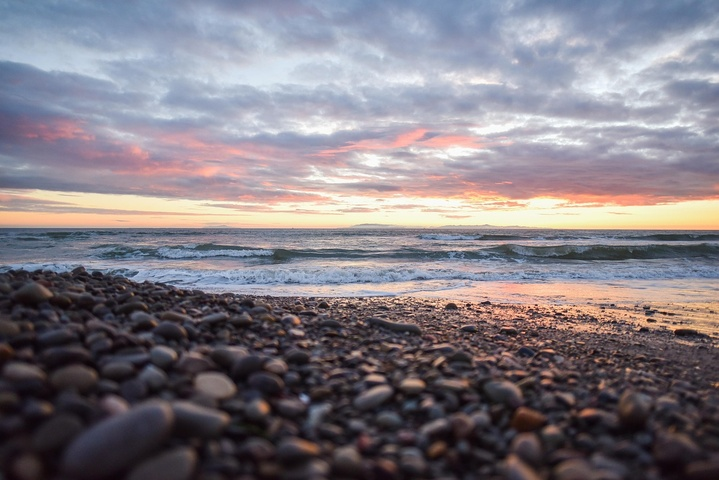
#> input picture assets/beach.jpg, 719 x 480 px, shrunk from 1280 x 854 before the run, found by its file name
$ python preprocess.py
#> lines starting #> are read from the running program, lines starting #| are printed output that depends on the picture; after the words box and inside, x2 and y2 are one past the last pixel; in counts of white or black regions, pixels touching at a corner belong together
from PIL import Image


def preprocess_image(image_path):
    # Load the image
    image = Image.open(image_path)
#> image is the input picture: PIL image 719x480 RGB; mean R, G, B 129.3, 123.2, 130.7
    width, height = image.size
#> width = 719; height = 480
    print(f"Original Image Size: {width}x{height}")
#| Original Image Size: 719x480

    # Get user input for the number of pixels to add
    left_add = int(input("Enter the number of pixels to add on the left: "))
#> the answer given: 3
    right_add = int(input("Enter the number of pixels to add on the right: "))
#> the answer given: 3
    top_add = int(input("Enter the number of pixels to add on the top: "))
#> the answer given: 3
    bottom_add = int(input("Enter the number of pixels to add on the bottom: "))
#> the answer given: 3

    # Calculate new dimensions
    new_width = width + left_add + right_add
#> new_width = 725
    new_height = height + top_add + bottom_add
#> new_height = 486

    # Create a new blank image (white background) for the preprocessed image
    preprocessed_image = Image.new('RGB', (new_width, new_height), color=(255, 255, 255))
#> preprocessed_image: PIL image 725x486 RGB; every value is 255

    # Paste the original image in the center of the new image
    preprocessed_image.paste(image, (left_add, top_add))
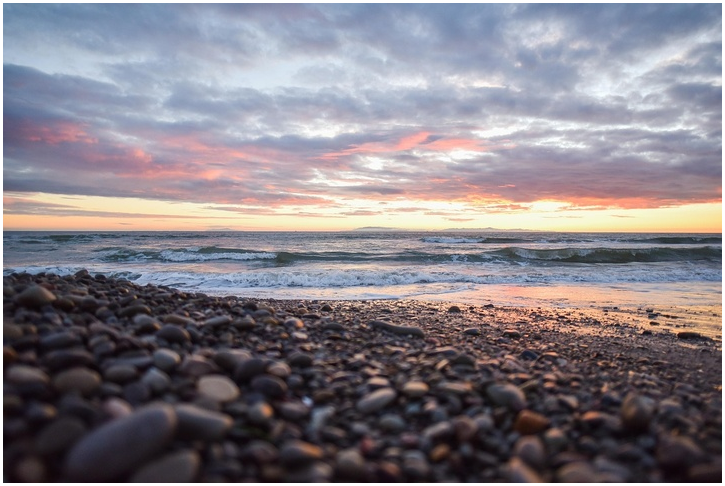
#> preprocessed_image: PIL image 725x486 RGB; mean R, G, B 131.8, 125.9, 133.3

    preprocessed_output_path = 'preprocessed_image.jpg'
    preprocessed_image.save(preprocessed_output_path)

    # Create the mask image (black for the original area, white for the added areas)
    mask_image = Image.new('L', (new_width, new_height), color=255)  # Start with white
#> mask_image: PIL image 725x486 L; every value is 255
    mask_image.paste(0, (left_add, top_add, left_add + width, top_add + height))  # Black in the original area
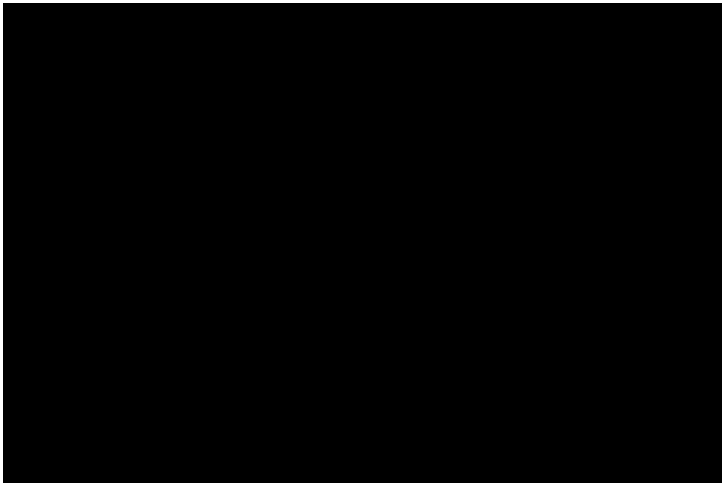
#> mask_image: PIL image 725x486 L; 2.1% white; 1 white region, box (x1, y1, x2, y2) and area: (0, 0, 725, 486) 7230

    # Save the mask image
    mask_output_path = 'mask_image.jpg'
    print(mask_image.size)
#| (725, 486)
    mask_image.save(mask_output_path)   # (1780, 1054)

    print(f"Preprocessed image saved as: {preprocessed_output_path}")
    print(f"Mask image saved as: {mask_output_path}")

# Example usage
image_path = '/home/ubuntu/Varad/diffusion-extender/assets/beach.jpg'
preprocess_image(image_path)

$ run again, with assets/example_3.jpg copied over assets/beach.jpg
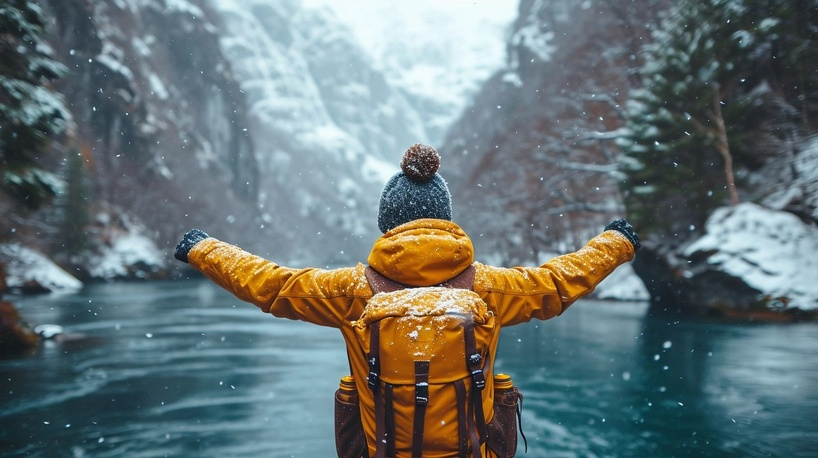
#> input picture assets/example_3.jpg, 818 x 458 px, shrunk from 1456 x 816 before the run, found by its file name
#> in preprocess_image, image is the input picture: PIL image 818x458 RGB; mean R, G, B 104.1, 117.2, 118.3
#| Original Image Size: 818x458
#> in preprocess_image, `preprocessed_image.paste(image, (left_add, top_add))`:
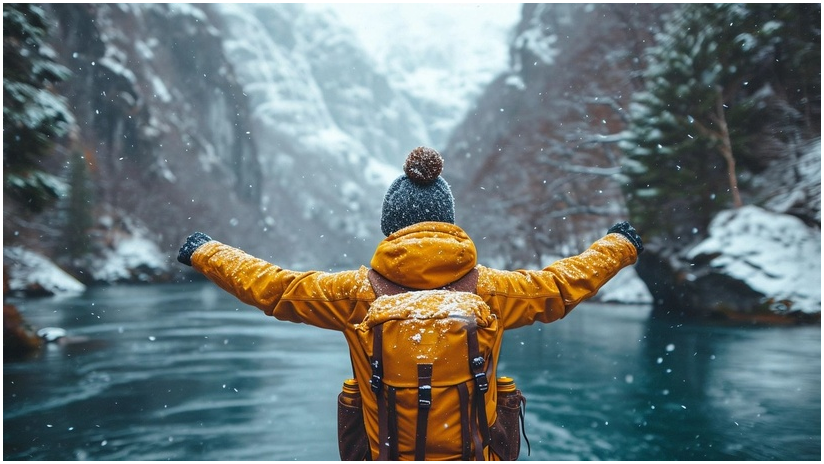
#> preprocessed_image: PIL image 824x464 RGB; mean R, G, B 107.1, 119.9, 121
#> in preprocess_image, `mask_image.paste(0, (left_add, top_add, left_add + width, top_add + he..`:
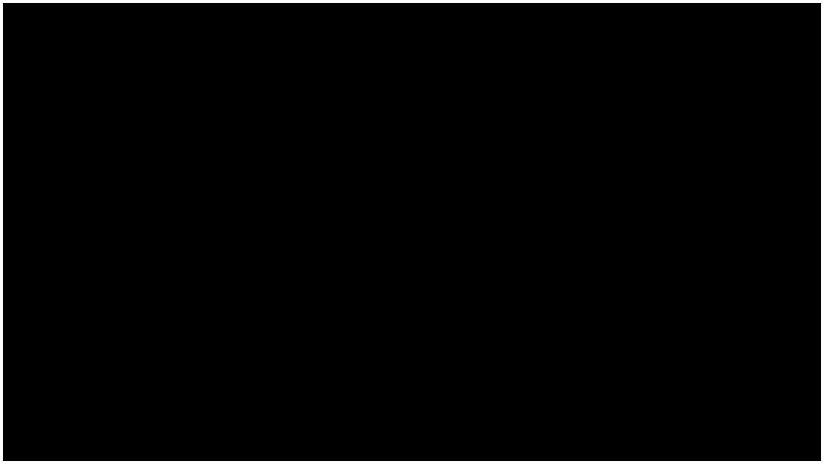
#> mask_image: PIL image 824x464 L; 2% white; 1 white region, box (x1, y1, x2, y2) and area: (0, 0, 824, 464) 7692
#| (824, 464)

$ run again, with assets/example_1.webp saved as assets/beach.jpg
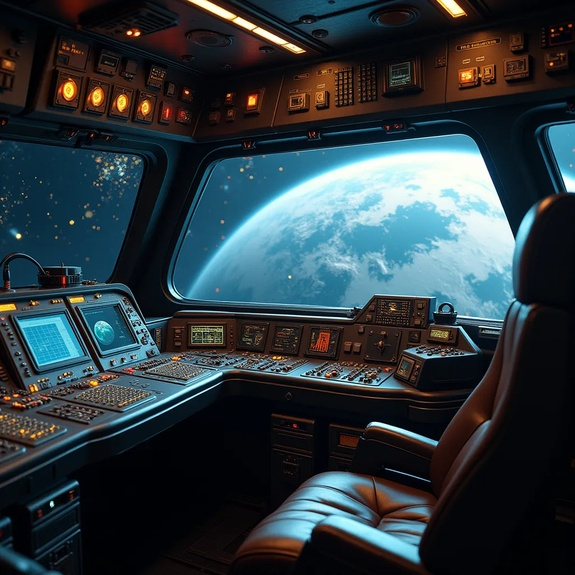
#> input picture assets/example_1.webp, 575 x 575 px, shrunk from 1024 x 1024 before the run, found by its file name
#> in preprocess_image, image is the input picture: PIL image 575x575 RGB; mean R, G, B 44.8, 57.5, 63.3
#| Original Image Size: 575x575
#> in preprocess_image, `preprocessed_image.paste(image, (left_add, top_add))`:
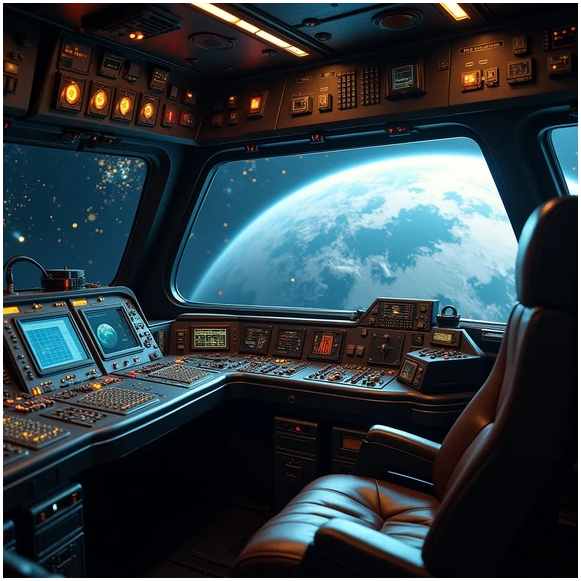
#> preprocessed_image: PIL image 581x581 RGB; mean R, G, B 49.1, 61.6, 67.3
#> in preprocess_image, `mask_image.paste(0, (left_add, top_add, left_add + width, top_add + he..`:
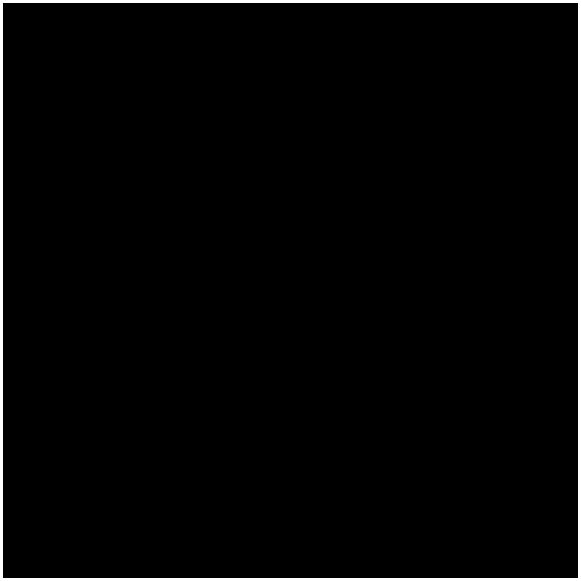
#> mask_image: PIL image 581x581 L; 2.1% white; 1 white region, box (x1, y1, x2, y2) and area: (0, 0, 581, 581) 6936
#| (581, 581)
